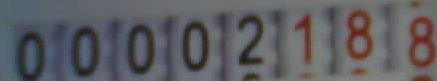
#> input picture own-test-models/awsdigits.jpg, 437 x 81 px
$ python test.py
#> lines starting #> are read from the running program, lines starting #| are printed output that depends on the picture; after the words box and inside, x2 and y2 are one past the last pixel; in counts of white or black regions, pixels touching at a corner belong together
from PIL import Image
import pytesseract
import cv2
import numpy as np
import urllib
import requests

col = Image.open("awsdigits.jpg")
#> col is the input picture: PIL image 437x81 RGB; mean R, G, B 93.3, 93.3, 97.2
gray = col.convert('L')
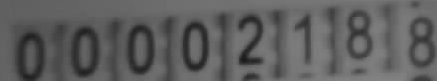
#> gray: PIL image 437x81 L; min 27, max 131, mean 93.7
bw = gray.point(lambda x: 0 if x<128 else 255, '1')
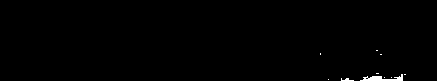
#> bw: PIL image 437x81 1; 0.52% white; 10 white regions (8 under 20 px), largest, box (x1, y1, x2, y2) and area: (360, 74, 403, 81) 149, (341, 78, 354, 81) 22
bw.save("cp19.png")


image = cv2.imread('cp19.png')
gray = cv2.cvtColor(image, cv2.COLOR_BGR2GRAY)
thresh = 255 - cv2.threshold(gray, 0, 255, cv2.THRESH_BINARY_INV + cv2.THRESH_OTSU)[1]

# Blur and perform text extraction
thresh = cv2.GaussianBlur(thresh, (3,3), 0)
img1 = np.array(thresh)
#> (the run stopped early here; a loop or call above may not have finished)
